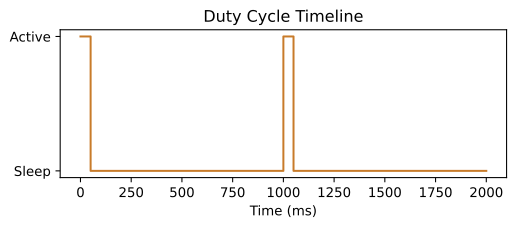

Generate this figure with Python:
import os
import matplotlib.pyplot as plt

time = [0, 50, 50, 1000, 1000, 1050, 1050, 2000]
state = [1, 1, 0, 0, 1, 1, 0, 0]
plt.figure(figsize=(6, 2))
plt.plot(time, state, color='#c87b2a', drawstyle='steps-pre')
plt.yticks([0, 1], ['Sleep', 'Active'])
plt.xlabel('Time (ms)')
plt.title('Duty Cycle Timeline')

out = os.environ.get('VISUAL_OUT_PATH', 'out.svg')
plt.savefig(out, format='svg', bbox_inches='tight')
